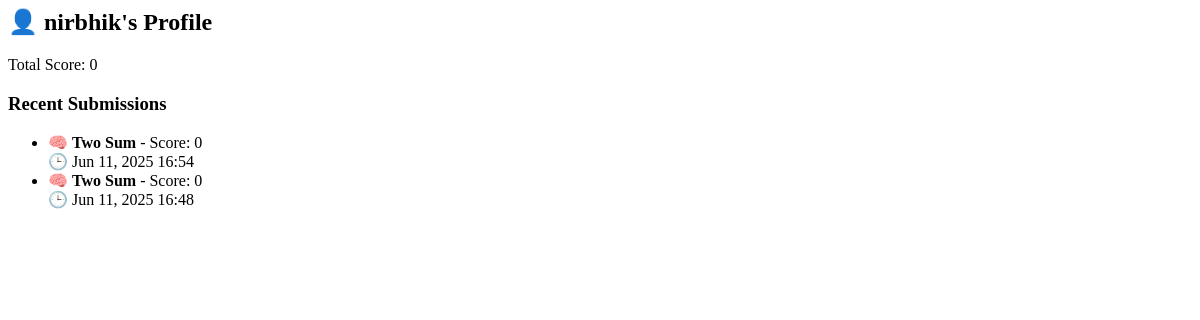
/user/nirbhik/, run on an earlier commit of the app's database.
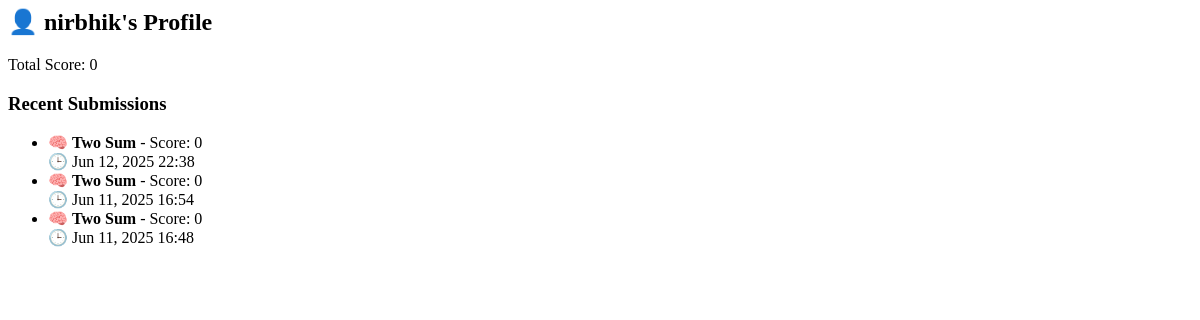
And on a later commit of the database.
### core/models.py (models this page shows, shortened)
class Submission(models.Model):
    user = models.ForeignKey(User, on_delete=models.CASCADE)
    question = models.ForeignKey(Question, on_delete=models.CASCADE)
    code = models.TextField()
    language = models.CharField(max_length=30)
    result = models.TextField(blank=True, null=True)
    score = models.IntegerField(default=0)
    submitted_at = models.DateTimeField(auto_now_add=True)

class Question(models.Model):
    DIFFICULTY_LEVELS = [
        ('Easy', 'Easy'),
        ('Medium', 'Medium'),
        ('Hard', 'Hard'),
    ]
    title = models.CharField(max_length=255)
    description = models.TextField()
    difficulty = models.CharField(max_length=10, choices=DIFFICULTY_LEVELS)
    tags = models.ManyToManyField(Tag, blank=True)  # e.g. "Array, HashMap"
    starter_code = models.TextField(blank=True)
    expected_output = models.TextField(help_text="Expected output for testing")

### core/views.py (the view)
# urls.py: path('user/<str:username>/', views.user_profile, name='user_profile'),
def user_profile(request, username):
    user = get_object_or_404(User, username=username)
    submissions = user.submission_set.select_related('question').order_by('-submitted_at')
    total_score = submissions.aggregate(Sum('score'))['score__sum'] or 0
    return render(request, 'core/user_profile.html', {
        'user_profile': user,
        'submissions': submissions,
        'total_score': total_score
    })

### core/templates/core/user_profile.html
<h2>👤 {{ user_profile.username }}'s Profile</h2>
<p>Total Score: {{ total_score }}</p>
<h3>Recent Submissions</h3>
<ul>
  {% for sub in submissions %}
    <li>
      🧠 <strong>{{ sub.question.title }}</strong> - Score: {{ sub.score }}<br>
      🕒 {{ sub.submitted_at|date:"M d, Y H:i" }}
    </li>
  {% empty %}
    <li>No submissions yet.</li>
  {% endfor %}
</ul>

What changed in the data, as far as the page shows it:
added Submission: question "Two Sum", score "0", submitted_at "Jun 12, 2025 22:38"
